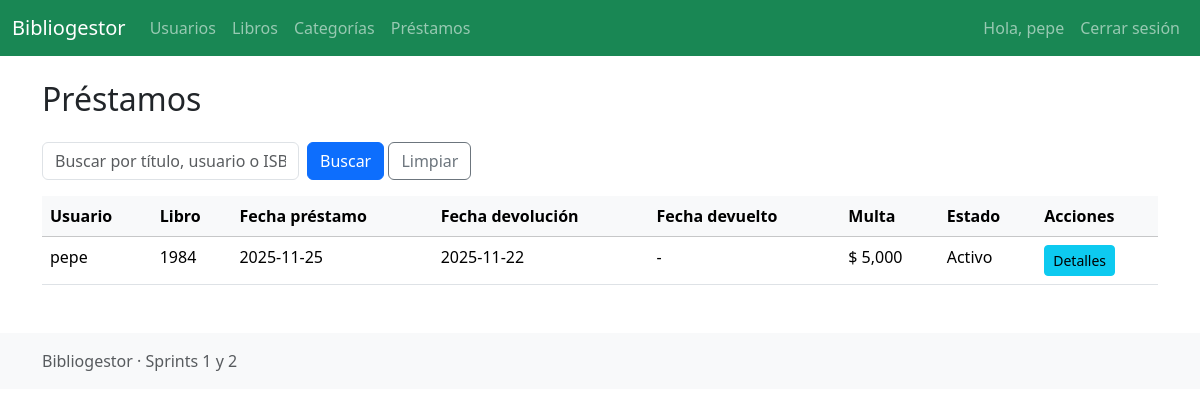
Page /prestamos/listar.php (signed in) on the committed database.
### tables this page shows
CREATE TABLE `prestamos` (
  `idPrestamo` int(11) NOT NULL,
  `usuario_id` int(11) NOT NULL,
  `libro_id` int(11) NOT NULL,
  `fechaPrestamo` date NOT NULL,
  `fechaDevolucion` date NOT NULL,
  `fechaDevuelto` date DEFAULT NULL,
  `multa` int(11) DEFAULT 0,
  `estado` enum('Activo','Finalizado','Vencido') DEFAULT 'Activo',
  `multaPagada` tinyint(1) NOT NULL DEFAULT 0
);

CREATE TABLE `usuarios` (
  `idUsuario` int(11) NOT NULL,
  `nombre` varchar(100) NOT NULL,
  `apellido` varchar(100) NOT NULL,
  `identificacion` varchar(50) NOT NULL,
  `correo` varchar(150) NOT NULL,
  `clave` varchar(255) NOT NULL,
  `rol_id` int(11) NOT NULL,
  `telefono` varchar(50) DEFAULT NULL,
  `direccion` varchar(255) DEFAULT NULL,
  `estado` tinyint(1) NOT NULL DEFAULT 1,
  `fecha_creacion` datetime DEFAULT current_timestamp(),
  `fecha_modificacion` datetime DEFAULT NULL ON UPDATE current_timestamp()
);

CREATE TABLE `libros` (
  `idLibro` int(11) NOT NULL,
  `titulo` varchar(200) NOT NULL,
  `autor` varchar(150) DEFAULT NULL,
  `isbn` varchar(50) DEFAULT NULL,
  `editorial` varchar(150) DEFAULT NULL,
  `anio` int(4) DEFAULT NULL,
  `categoria_id` int(11) DEFAULT NULL,
  `estado` enum('Disponible','Prestado') NOT NULL DEFAULT 'Disponible',
  `portada` varchar(255) DEFAULT NULL,
  `fecha_creacion` datetime DEFAULT current_timestamp()
);

### prestamos/listar.php (the view, shortened to what this page needs)
<?php
require_once __DIR__ . '/../plantillas/encabezado.php';
$conn = obtenerConexion();
$rol = $_SESSION['usuario']['rol_id'] ?? 0;
$usuario_id_sesion = $_SESSION['usuario']['id'] ?? 0;
$q = trim($_GET['q'] ?? '');
if ($rol == 3) {
    if ($q === '') {
        $stmt = $conn->prepare("SELECT p.*, u.nombre AS usuarioNombre, l.titulo AS libroTitulo FROM prestamos p JOIN usuarios u ON u.idUsuario = p.usuario_id JOIN libros l ON l.idLibro = p.libro_id WHERE p.usuario_id = ? ORDER BY p.fechaPrestamo DESC");
        $stmt->bind_param('i', $usuario_id_sesion);
    }
}
$stmt->execute();
$res = $stmt->get_result();
?>
<div class="d-flex justify-content-between align-items-center mb-3">
  <h2>Préstamos</h2>
</div>
<form class="row g-2 mb-3" method="get">
  <div class="col-auto"><input class="form-control" name="q" value="<?php echo htmlspecialchars($q); ?>" placeholder="Buscar por título, usuario o ISBN"></div>
  <div class="col-auto"><button class="btn btn-primary">Buscar</button> <a href="listar.php" class="btn btn-outline-secondary">Limpiar</a></div>
</form>
<table class="table table-hover"><thead class="table-light"><tr><th>Usuario</th><th>Libro</th><th>Fecha préstamo</th><th>Fecha devolución</th><th>Fecha devuelto</th><th>Multa</th><th>Estado</th><th>Acciones</th></tr></thead><tbody>
<?php while($p = $res->fetch_assoc()): ?>
  <tr>
    <td><?php echo htmlspecialchars($p['usuarioNombre']); ?></td>
    <td><?php echo htmlspecialchars($p['libroTitulo']); ?></td>
    <td><?php echo htmlspecialchars($p['fechaPrestamo']); ?></td>
    <td><?php echo htmlspecialchars($p['fechaDevolucion']); ?></td>
    <td><?php echo htmlspecialchars($p['fechaDevuelto'] ?? '-'); ?></td>
    <td><?php echo ($p['multa']>0) ? ('$ '.number_format($p['multa'])) : '-'; ?></td>
    <td><?php echo htmlspecialchars($p['estado']); ?></td>
    <td>
      <div class="card-actions">
        <a class="btn btn-sm btn-info" href="detalles.php?id=<?php echo $p['idPrestamo']; ?>">Detalles</a>
      </div>
    </td>
  </tr>
<?php endwhile; ?>
</tbody></table>
<?php require_once __DIR__ . '/../plantillas/pie.php'; ?>

### rows in the picture
prestamos: usuario.nombre "pepe", libro.titulo "1984", fechaPrestamo "2025-11-25", fechaDevolucion "2025-11-22", fechaDevuelto "-", multa "5,000", estado "Activo"

### other values in the picture
$_SESSION['usuario']['nombre'] "pepe"
